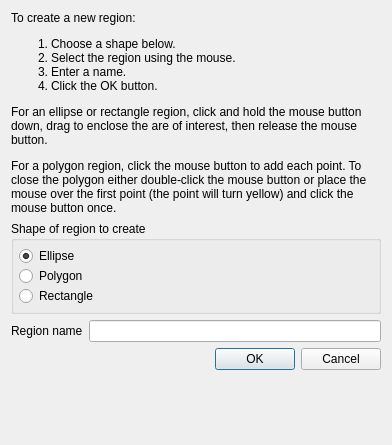
<?xml version="1.0" encoding="UTF-8"?>
<ui version="4.0">
 <class>NewRegionDialog</class>
 <widget class="QDialog" name="NewRegionDialog">
  <property name="geometry">
   <rect>
    <x>0</x>
    <y>0</y>
    <width>392</width>
    <height>445</height>
   </rect>
  </property>
  <property name="windowTitle">
   <string>Create new region</string>
  </property>
  <layout class="QFormLayout" name="formLayout">
   <item row="0" column="0" colspan="2">
    <widget class="QLabel" name="label_2">
     <property name="text">
      <string>&lt;html&gt;&lt;head/&gt;&lt;body&gt;&lt;p&gt;To create a new region:
&lt;ol&gt;
&lt;li&gt;Choose a shape below.&lt;/li&gt;
&lt;li&gt;Select the region using the mouse.&lt;/li&gt;
&lt;li&gt;Enter a name.&lt;/li&gt;
&lt;li&gt;Click the OK button.&lt;/li&gt;
&lt;/ol&gt;
For an ellipse or rectangle region, click and hold the mouse button down, drag to enclose the are of interest, then release the mouse button.&lt;/p&gt;
&lt;p&gt;For a polygon region, click the mouse button to add each point. To close the polygon either double-click the mouse button or place the mouse over the first point (the point will turn yellow) and click the mouse button once.
&lt;/p&gt;
&lt;/body&gt;&lt;/html&gt;</string>
     </property>
     <property name="wordWrap">
      <bool>true</bool>
     </property>
    </widget>
   </item>
   <item row="1" column="0" colspan="2">
    <widget class="QGroupBox" name="groupBox">
     <property name="title">
      <string>Shape of region to create</string>
     </property>
     <layout class="QVBoxLayout" name="verticalLayout_3">
      <property name="spacing">
       <number>0</number>
      </property>
      <property name="leftMargin">
       <number>5</number>
      </property>
      <property name="topMargin">
       <number>5</number>
      </property>
      <property name="rightMargin">
       <number>5</number>
      </property>
      <property name="bottomMargin">
       <number>5</number>
      </property>
      <item>
       <widget class="QRadioButton" name="ellipseRadioButton">
        <property name="text">
         <string>Ellipse</string>
        </property>
        <property name="checked">
         <bool>true</bool>
        </property>
       </widget>
      </item>
      <item>
       <widget class="QRadioButton" name="polygonRadioButton">
        <property name="text">
         <string>Polygon</string>
        </property>
       </widget>
      </item>
      <item>
       <widget class="QRadioButton" name="rectangleRadioButton">
        <property name="text">
         <string>Rectangle</string>
        </property>
       </widget>
      </item>
     </layout>
    </widget>
   </item>
   <item row="2" column="0">
    <widget class="QLabel" name="label2">
     <property name="text">
      <string>Region name</string>
     </property>
    </widget>
   </item>
   <item row="2" column="1">
    <widget class="QLineEdit" name="nameLineEdit"/>
   </item>
   <item row="3" column="0" colspan="2">
    <widget class="QDialogButtonBox" name="buttonBox">
     <property name="orientation">
      <enum>Qt::Horizontal</enum>
     </property>
     <property name="standardButtons">
      <set>QDialogButtonBox::Cancel|QDialogButtonBox::Ok</set>
     </property>
    </widget>
   </item>
  </layout>
 </widget>
 <resources/>
 <connections>
  <connection>
   <sender>buttonBox</sender>
   <signal>accepted()</signal>
   <receiver>NewRegionDialog</receiver>
   <slot>accept()</slot>
   <hints>
    <hint type="sourcelabel">
     <x>248</x>
     <y>254</y>
    </hint>
    <hint type="destinationlabel">
     <x>157</x>
     <y>274</y>
    </hint>
   </hints>
  </connection>
  <connection>
   <sender>buttonBox</sender>
   <signal>rejected()</signal>
   <receiver>NewRegionDialog</receiver>
   <slot>reject()</slot>
   <hints>
    <hint type="sourcelabel">
     <x>316</x>
     <y>260</y>
    </hint>
    <hint type="destinationlabel">
     <x>286</x>
     <y>274</y>
    </hint>
   </hints>
  </connection>
 </connections>
</ui>
